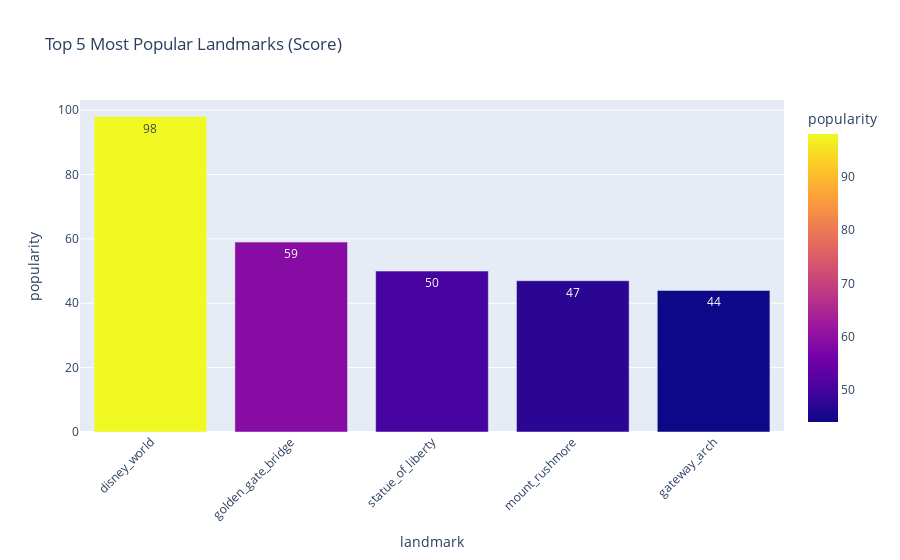

The notebook cell this image was saved under:
### Markdown cell above
**Top 5 Popular Landmarks**

This visualization highlights which landmarks are most popular.

### Code cell
# Get the top 5 landmarks based on popularity score
top10 = df.sort_values(by='popularity', ascending=False).head(10)

# Create a bar chart
fig = px.bar(
    top10,
    x='landmark', # landmark names on x-axis
    y='popularity', # popularity score on y-axis
    color='popularity', # color code based on the score
    title='Top 5 Most Popular Landmarks (Score)',
    hover_data=['city', 'state', 'visit_time_(hrs)'], # show details on the hover
    text='popularity' # show scores as text on the bars
)

fig.update_layout(xaxis_tickangle=-45) # rotate text on x-axis

fig.show() # display the chart

# Save the figure as PNG
pio.write_image(fig, "popular_landmarks.png", width=1200, height=800)

### Figure 1 — Plotly figure (JSON) as saved in the notebook; plotly's stock layout.template omitted (floating-point values rounded to 4 significant figures)
{"data": [{"alignmentgroup": "True", "customdata": [["orlando", "florida", 8], ["san_francisco", "california", 2], ["new_york", "new_york", 4], ["keystone", "south_dakota", 2], ["st._louis", "missouri", 2]], "hovertemplate": "landmark=%{x}<br>popularity=%{marker.color}<br>city=%{customdata[0]}<br>state=%{customdata[1]}<br>visit_time_(hrs)=%{customdata[2]}<extra></extra>", "legendgroup": "", "marker": {"color": [98, 59, 50, 47, 44], "coloraxis": "coloraxis", "pattern": {"shape": ""}}, "name": "", "offsetgroup": "", "orientation": "v", "showlegend": false, "text": [98, 59, 50, 47, 44], "textposition": "auto", "type": "bar", "x": ["disney_world", "golden_gate_bridge", "statue_of_liberty", "mount_rushmore", "gateway_arch"], "xaxis": "x", "y": [98, 59, 50, 47, 44], "yaxis": "y"}], "layout": {"autosize": true, "barmode": "relative", "coloraxis": {"colorbar": {"title": {"text": "popularity"}}, "colorscale": [[0, "#0d0887"], [0.1111, "#46039f"], [0.2222, "#7201a8"], [0.3333, "#9c179e"], [0.4444, "#bd3786"], [0.5556, "#d8576b"], [0.6667, "#ed7953"], [0.7778, "#fb9f3a"], [0.8889, "#fdca26"], [1, "#f0f921"]]}, "legend": {"tracegroupgap": 0}, "title": {"text": "Top 5 Most Popular Landmarks (Score)"}, "xaxis": {"anchor": "y", "autorange": true, "domain": [0, 1], "range": [-0.5, 4.5], "tickangle": -45, "title": {"text": "landmark"}, "type": "category"}, "yaxis": {"anchor": "x", "autorange": true, "domain": [0, 1], "range": [0, 103.2], "title": {"text": "popularity"}, "type": "linear"}}}
